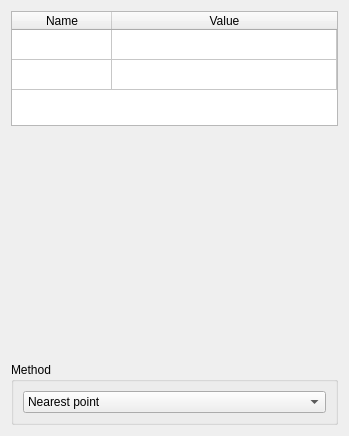
<?xml version="1.0" encoding="UTF-8"?>
<ui version="4.0">
 <class>Main_Valuestest</class>
 <widget class="QWidget" name="Main_Valuestest">
  <property name="geometry">
   <rect>
    <x>0</x>
    <y>0</y>
    <width>349</width>
    <height>436</height>
   </rect>
  </property>
  <property name="sizePolicy">
   <sizepolicy hsizetype="Preferred" vsizetype="Preferred">
    <horstretch>0</horstretch>
    <verstretch>0</verstretch>
   </sizepolicy>
  </property>
  <property name="windowTitle">
   <string>Form</string>
  </property>
  <layout class="QVBoxLayout" name="verticalLayout" stretch="1,2,0">
   <item>
    <widget class="QTableWidget" name="tableWidget_values">
     <property name="sizePolicy">
      <sizepolicy hsizetype="Expanding" vsizetype="Expanding">
       <horstretch>0</horstretch>
       <verstretch>0</verstretch>
      </sizepolicy>
     </property>
     <property name="verticalScrollBarPolicy">
      <enum>Qt::ScrollBarAlwaysOff</enum>
     </property>
     <property name="editTriggers">
      <set>QAbstractItemView::DoubleClicked</set>
     </property>
     <property name="showDropIndicator" stdset="0">
      <bool>false</bool>
     </property>
     <property name="selectionMode">
      <enum>QAbstractItemView::SingleSelection</enum>
     </property>
     <property name="selectionBehavior">
      <enum>QAbstractItemView::SelectRows</enum>
     </property>
     <property name="rowCount">
      <number>2</number>
     </property>
     <property name="columnCount">
      <number>2</number>
     </property>
     <attribute name="horizontalHeaderStretchLastSection">
      <bool>true</bool>
     </attribute>
     <attribute name="verticalHeaderVisible">
      <bool>false</bool>
     </attribute>
     <attribute name="verticalHeaderCascadingSectionResizes">
      <bool>true</bool>
     </attribute>
     <attribute name="verticalHeaderHighlightSections">
      <bool>false</bool>
     </attribute>
     <attribute name="verticalHeaderStretchLastSection">
      <bool>false</bool>
     </attribute>
     <row/>
     <row/>
     <column>
      <property name="text">
       <string>Name</string>
      </property>
     </column>
     <column>
      <property name="text">
       <string>Value</string>
      </property>
     </column>
    </widget>
   </item>
   <item>
    <spacer name="verticalSpacer">
     <property name="orientation">
      <enum>Qt::Vertical</enum>
     </property>
     <property name="sizeType">
      <enum>QSizePolicy::Minimum</enum>
     </property>
     <property name="sizeHint" stdset="0">
      <size>
       <width>20</width>
       <height>40</height>
      </size>
     </property>
    </spacer>
   </item>
   <item>
    <widget class="QGroupBox" name="groupBox_2">
     <property name="title">
      <string>Method</string>
     </property>
     <layout class="QVBoxLayout" name="verticalLayout_4">
      <item>
       <widget class="QComboBox" name="comboBox_values_method">
        <item>
         <property name="text">
          <string>Nearest point</string>
         </property>
        </item>
        <item>
         <property name="text">
          <string>Exact point</string>
         </property>
        </item>
       </widget>
      </item>
     </layout>
    </widget>
   </item>
  </layout>
 </widget>
 <resources/>
 <connections/>
</ui>
